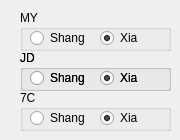
       <widget class="QWidget" name="tab_7">
        <attribute name="title">
         <string>细</string>
        </attribute>
        <widget class="QGroupBox" name="groupBox_7">
         <property name="geometry">
          <rect>
           <x>20</x>
           <y>10</y>
           <width>151</width>
           <height>41</height>
          </rect>
         </property>
         <property name="title">
          <string>MY</string>
         </property>
         <widget class="QRadioButton" name="mengyanRadio1">
          <property name="geometry">
           <rect>
            <x>10</x>
            <y>20</y>
            <width>61</width>
            <height>16</height>
           </rect>
          </property>
          <property name="text">
           <string>Shang</string>
          </property>
         </widget>
         <widget class="QRadioButton" name="mengyanRadio2">
          <property name="geometry">
           <rect>
            <x>80</x>
            <y>20</y>
            <width>61</width>
            <height>16</height>
           </rect>
          </property>
          <property name="text">
           <string>Xia</string>
          </property>
          <property name="checked">
           <bool>true</bool>
          </property>
         </widget>
        </widget>
        <widget class="QGroupBox" name="groupBox_8">
         <property name="geometry">
          <rect>
           <x>20</x>
           <y>50</y>
           <width>151</width>
           <height>41</height>
          </rect>
         </property>
         <property name="title">
          <string>JD</string>
         </property>
         <widget class="QRadioButton" name="jiandingRadio1">
          <property name="geometry">
           <rect>
            <x>10</x>
            <y>20</y>
            <width>61</width>
            <height>16</height>
           </rect>
          </property>
          <property name="text">
           <string>Shang</string>
          </property>
         </widget>
         <widget class="QRadioButton" name="jiandingRadio2">
          <property name="geometry">
           <rect>
            <x>80</x>
            <y>20</y>
            <width>61</width>
            <height>16</height>
           </rect>
          </property>
          <property name="text">
           <string>Xia</string>
          </property>
          <property name="checked">
           <bool>true</bool>
          </property>
         </widget>
         <widget class="QGroupBox" name="groupBox_9">
          <property name="geometry">
           <rect>
            <x>0</x>
            <y>0</y>
            <width>151</width>
            <height>41</height>
           </rect>
          </property>
          <property name="title">
           <string>JD</string>
          </property>
          <widget class="QRadioButton" name="jiandingRadio1_2">
           <property name="geometry">
            <rect>
             <x>10</x>
             <y>20</y>
             <width>61</width>
             <height>16</height>
            </rect>
           </property>
           <property name="text">
            <string>Shang</string>
           </property>
          </widget>
          <widget class="QRadioButton" name="jiandingRadio2_2">
           <property name="geometry">
            <rect>
             <x>80</x>
             <y>20</y>
             <width>61</width>
             <height>16</height>
            </rect>
           </property>
           <property name="text">
            <string>Xia</string>
           </property>
           <property name="checked">
            <bool>true</bool>
           </property>
          </widget>
         </widget>
        </widget>
        <widget class="QGroupBox" name="groupBox_10">
         <property name="geometry">
          <rect>
           <x>20</x>
           <y>90</y>
           <width>151</width>
           <height>41</height>
          </rect>
         </property>
         <property name="title">
          <string>7C</string>
         </property>
         <widget class="QRadioButton" name="qicaiRadio1">
          <property name="geometry">
           <rect>
            <x>10</x>
            <y>20</y>
            <width>61</width>
            <height>16</height>
           </rect>
          </property>
          <property name="text">
           <string>Shang</string>
          </property>
         </widget>
         <widget class="QRadioButton" name="qicaiRadio2">
          <property name="geometry">
           <rect>
            <x>80</x>
            <y>20</y>
            <width>61</width>
            <height>16</height>
           </rect>
          </property>
          <property name="text">
           <string>Xia</string>
          </property>
          <property name="checked">
           <bool>true</bool>
          </property>
         </widget>
        </widget>
       </widget>
